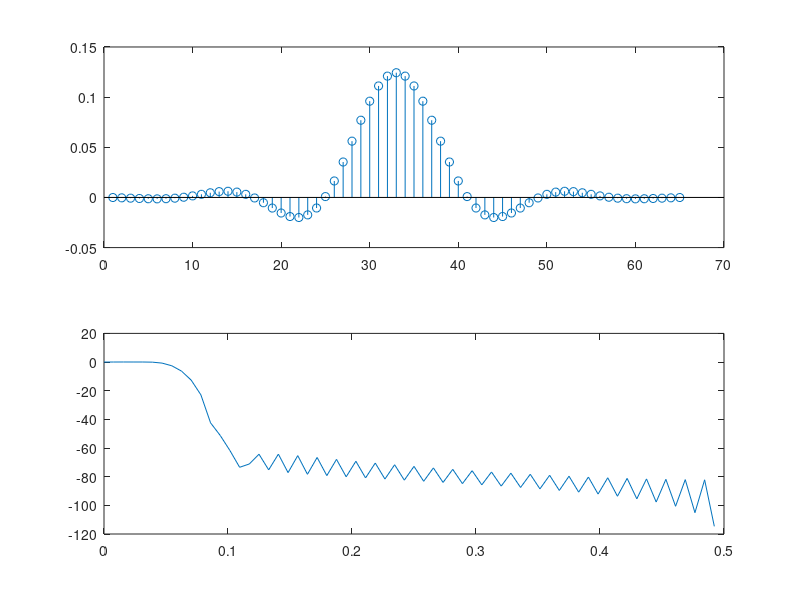

Reproduce this figure in MATLAB.
% FIR Filter

clear

Fs = 44100;
fp = 440;
fs = Fs/2/4;
W = fs/Fs; % cutoff
N = 64; % order
type = "low";
B = fir1(N, W, type);
subplot(211), stem(B);
[H, W2] = freqz(B, 1, N);
subplot(212), plot(W2/(2*pi), 20*log10(abs(H)))

